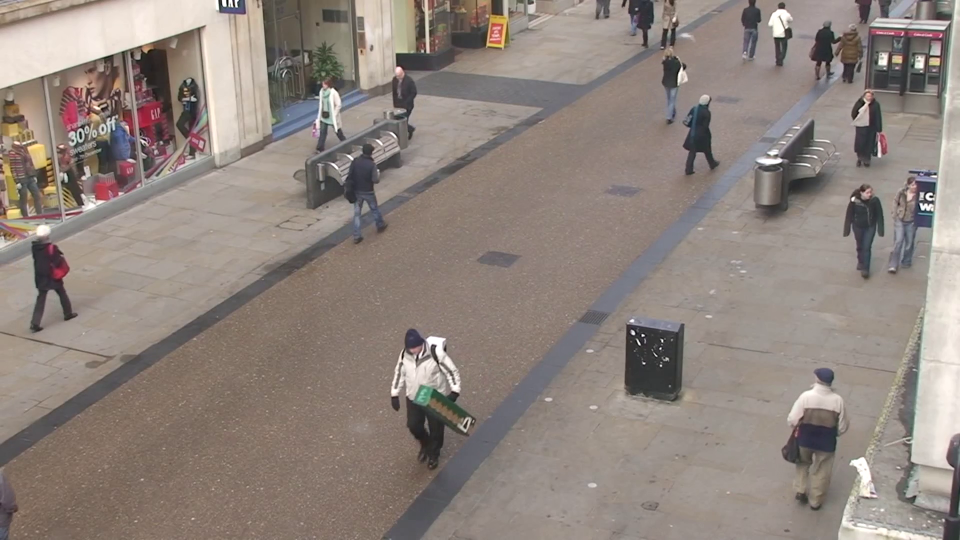
#> input picture frame 10 of optical flow approximation/data/input.mp4, 1920 x 1080 px, given in place of 2.mp4, which was not available (shown at 1/2 size)
$ jupyter execute --allow-errors Untitled.ipynb   (text cells are left out)
#> lines starting #> are read from the running program, lines starting #| are printed output that depends on the picture; after the words box and inside, x2 and y2 are one past the last pixel; in counts of white or black regions, pixels touching at a corner belong together; pictures that were not available may be replaced by others from this repository, and a replacement may not be noted
[cell 1]
import cv2

def resize_video(video_path, output_path):
#> called with video_path = './data/2.mp4', output_path = './data/resized_input.mp4'
    cap = cv2.VideoCapture(video_path)

    # Get original video dimensions
    width = int(cap.get(cv2.CAP_PROP_FRAME_WIDTH))
    height = int(cap.get(cv2.CAP_PROP_FRAME_HEIGHT))

    # Create a VideoWriter object to save the resized video
    fourcc = cv2.VideoWriter_fourcc(*'mp4v')
    out = cv2.VideoWriter(output_path, fourcc, cap.get(cv2.CAP_PROP_FPS), (640, 640))

    while True:
        ret, frame = cap.read()
#> frame is the input picture: shape (1080, 1920, 3); mean B, G, R 125.4, 132.2, 143.2
        if not ret:
            break

        # Resize the frame
        frame = cv2.resize(frame, (640, 640))
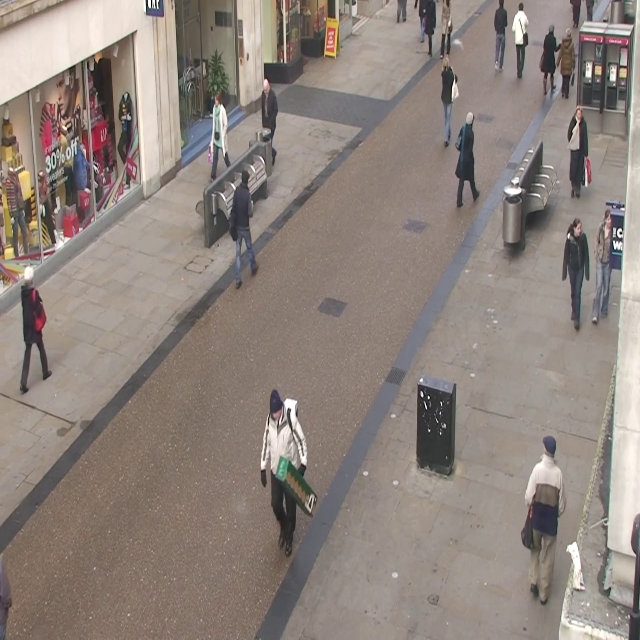
#> frame: shape (640, 640, 3); mean B, G, R 125.3, 132.1, 143.2

        # Write the resized frame to the output video
        out.write(frame)

        cv2.imshow('Resized Video', frame)
        if cv2.waitKey(1) & 0xFF == ord('q'):
#> (key q is pressed here)
            break

    cap.release()
    out.release()
    cv2.destroyAllWindows()

# Example usage
video_path = './data/2.mp4'
output_path = './data/resized_input.mp4'
resize_video(video_path, output_path)

[cell 2]
import cv2
import numpy as np
import pandas as pd

def analyze_optical_flow(video_path):
#> called with video_path = './data/resized_test.mp4'
    cap = cv2.VideoCapture(video_path)


    lk_params = dict(winSize=(15, 15), maxLevel=2, criteria=(cv2.TERM_CRITERIA_EPS | cv2.TERM_CRITERIA_COUNT, 10, 0.03))


    ret, prev_frame = cap.read()
    prev_gray = cv2.cvtColor(prev_frame, cv2.COLOR_BGR2GRAY)
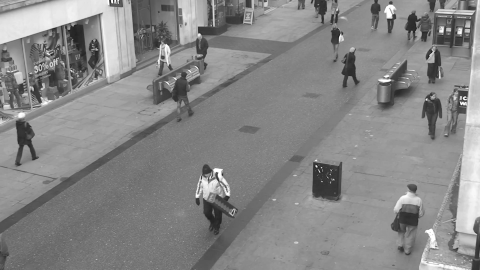
#> prev_gray: shape (1080, 1920) (shown at 1/4 size); min 0, max 255, mean 134.6
    prev_points = cv2.goodFeaturesToTrack(prev_gray, mask=None, maxCorners=100, qualityLevel=0.3, minDistance=7, blockSize=7)
#> prev_points = 42 rows, first 8: [1285, 670], [1321, 731], [1267, 667], [1320, 697], [450, 11], [1865, 390], [871, 691], [1857, 393]

    data = []

    while True:
        ret, frame = cap.read()
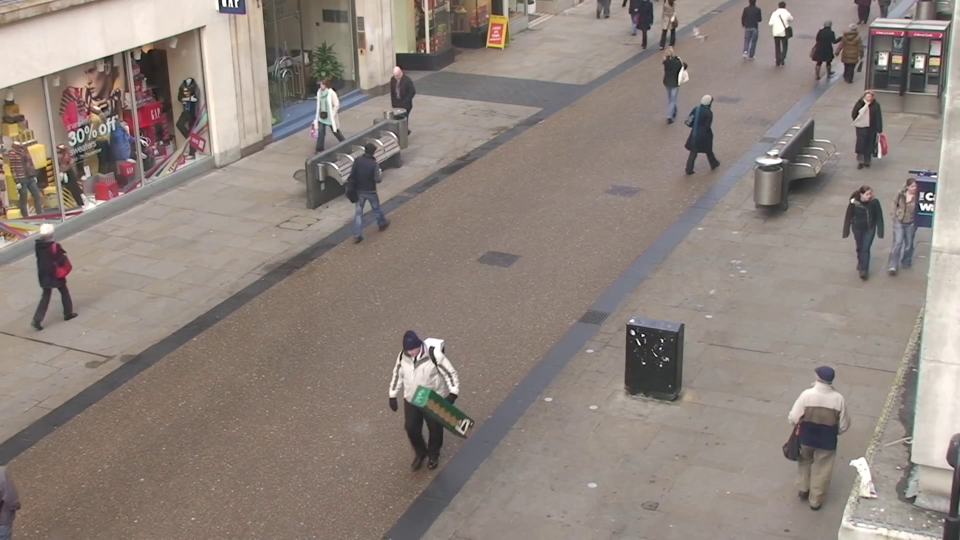
#> input picture frame 11 of optical flow approximation/data/input.mp4, 1920 x 1080 px, given in place of resized_test.mp4, which was not available (shown at 1/2 size)
#> frame is the input picture: shape (1080, 1920, 3); mean B, G, R 125.5, 132.2, 143.4
        if not ret:
            break


        gray = cv2.cvtColor(frame, cv2.COLOR_BGR2GRAY)


        points, status, _ = cv2.calcOpticalFlowPyrLK(prev_gray, gray, prev_points, None, **lk_params)
#> points = 42 rows, first 8: [1285, 670], [1321, 731], [1267, 667], [1320, 697], [450, 11], [1865, 390], [867.4, 694.7], [1857, 393]; status = 42 values from 1 to 1

        good_points = points[status == 1]
#> good_points = 42 pairs, first value 146 to 1878, second value 11 to 860.5

        flow_vectors = good_points - prev_points[status == 1]
#> flow_vectors = 42 pairs, first value -4.64 to 1.57, second value -1.94 to 4.51

        # Calculate magnitudes and angles of flow vectors
        magnitudes = np.linalg.norm(flow_vectors, axis=1)
#> magnitudes = 42 values, max 5.99 at index 41, min 0 at index 7, mean 1.02
        angles = np.arctan2(flow_vectors[:, 1], flow_vectors[:, 0])
#> angles = 42 values, max 3.05 at index 37, min -2.92 at index 3, mean 1.15


        for i in range(len(good_points)):
            data.append([prev_points[i][0][0], prev_points[i][0][1], magnitudes[i], angles[i]])
#> this loop made 42 passes
#> after the loop, data = 42 items, first 6: [1285, 670, 0.0127, -2.28], [1321, 731, 0.00394, 3], [1267, 667, 0.0295, 2.71], [1320, 697, 0.0135, -2.92], [450, 11, 0.000437, -1.85], [1865, 390, 0.000613, 3.04]


        for (x, y), (dx, dy) in zip(good_points.reshape(-1, 2), flow_vectors):
            center = (int(x), int(y))  # Ensure center coordinates are integers
            cv2.circle(frame, center, 2, (0, 255, 0), -1)
            cv2.arrowedLine(frame, center, (int(x + dx), int(y + dy)), (0, 255, 0), 1)
#> this loop made 42 passes
#> (x, y, dx, dy, center) on passes 1, 2, 3, 4, 5, 6, 7, 9: (1285, 670, -0.0083, -0.00958, (1284, 669)), (1321, 731, -0.00391, 0.000549, (1320, 731)), (1267, 667, -0.0267, 0.0125, (1266, 667)), (1320, 697, -0.0132, -0.00293, (1319, 696)), (450, 11, -0.000122, -0.00042, (449, 10)), (1865, 390, -0.00061, 6.1e-05, (1864, 390)), (867.4, 694.7, -3.58, 3.67, (867, 694)), (1851, 419, -0.0237, 0.0222, (1850, 419))
#> frame: shape (1080, 1920, 3); 0.03% of pixels changed, all inside (x1, y1, x2, y2) = (143, 8, 1880, 866)


        cv2.imshow('Optical Flow', frame)
        if cv2.waitKey(1) & 0xFF == ord('q'):
#> (key q is pressed here)
            break


        prev_gray = gray.copy()
        prev_points = good_points.reshape(-1, 1, 2)


    df = pd.DataFrame(data, columns=['x', 'y', 'magnitude', 'angle'])
#> df = table of 42 rows and 4 columns

    cap.release()
    cv2.destroyAllWindows()

    return df

# Example usage
video_path_vs = './data/resized_input.mp4'
video_path_danger = './data/resized_test.mp4'
optical_flow_danger = analyze_optical_flow(video_path_danger)
#> optical_flow_danger = table of 42 rows and 4 columns
optical_flow_non = analyze_optical_flow(video_path_vs)
#> the loop in analyze_optical_flow (call 2), `for i in range(len(good_points)):` made 42 passes
#> the loop in analyze_optical_flow (call 2), `for (x, y), (dx, dy) in zip(good_points.reshape(-1, 2), flow_vectors):` made 42 passes
#> (key Esc is pressed here)
#> in analyze_optical_flow (call 2), `prev_points = good_points.reshape(-1, 1, 2)`: prev_points has the same summary as points
#> optical_flow_non = table of 168 rows and 4 columns

[cell 3]
def Length(data):
    import numpy as np
    x=data['x']*data['x']
    y=data['y']*data['y']
    su=np.sqrt(x+y)
    data['Length']=su
    return data

[cell 4]
optical_flow_danger
#> Out = table of 42 rows and 4 columns

[cell 5]
optical_flow_danger=Length(optical_flow_danger)
#> optical_flow_danger = table of 42 rows and 5 columns

[cell 6]
optical_flow_danger[optical_flow_danger['x']>=640]
#> Out = table of 30 rows and 5 columns

[cell 7]
optical_flow_non[optical_flow_non['x']>=640]
#> Out = table of 120 rows and 4 columns

[cell 8]
optical_flow_non= Length(optical_flow_non)
#> optical_flow_non = table of 168 rows and 5 columns

[cell 9]
optical_flow_danger
#> Out = table of 42 rows and 5 columns

[cell 10]
optical_flow_non
#> Out = table of 168 rows and 5 columns

[cell 11]
import matplotlib.pyplot as plt

[cell 12]
plt.plot(optical_flow_danger['Length'])
plt.title('Danger - State Data')
plt.show()
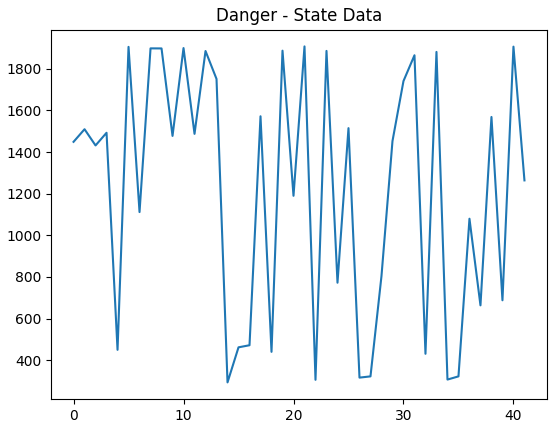
#> figure drawn by matplotlib, 1 panel; curve peaks at x = 21, y = 1907.6

[cell 13]
plt.plot(optical_flow_non['Length'][:1600])
plt.title('Non - State Data')
plt.show()
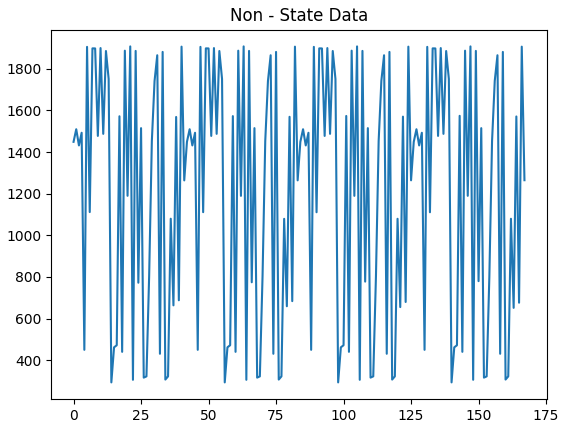
#> figure drawn by matplotlib, 1 panel; curve peaks at x = 21, y = 1907.6

[cell 14]
plt.plot(optical_flow_danger['magnitude'])
plt.title('Danger - State Data')
plt.ylabel('Magnitude')
plt.show()
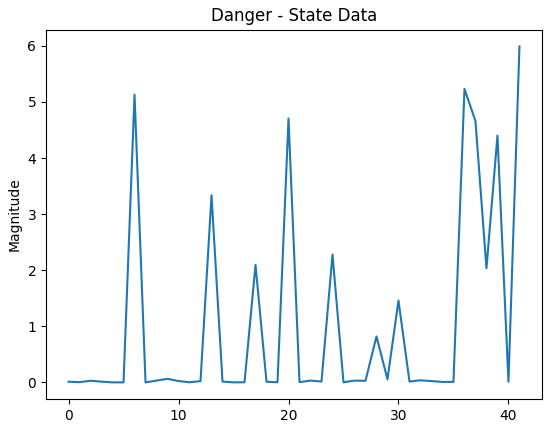
#> figure drawn by matplotlib, 1 panel; curve peaks at x = 41, y = 5.99

[cell 15]
plt.plot(optical_flow_non['magnitude'][:1600])
plt.title('Non - State Data')
plt.show()
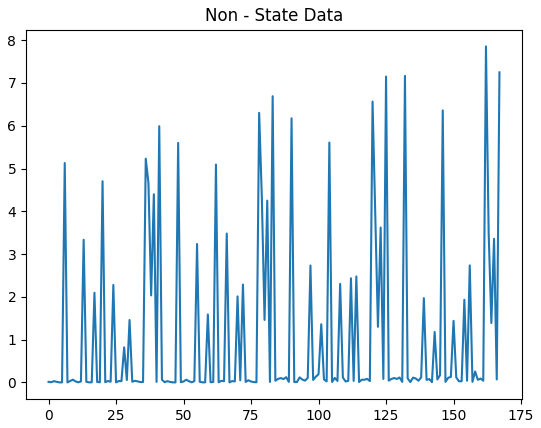
#> figure drawn by matplotlib, 1 panel; curve peaks at x = 162, y = 7.86

[cell 16]
plt.plot(optical_flow_danger['angle'])
plt.title('Danger - State Data')
plt.show()
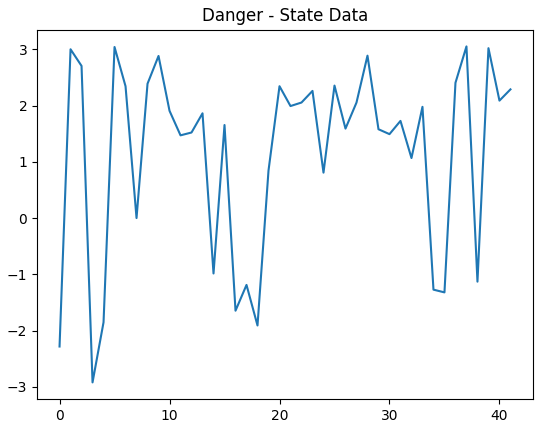
#> figure drawn by matplotlib, 1 panel; curve peaks at x = 37, y = 3.05

[cell 17]
plt.plot(optical_flow_non['angle'][:1600])
plt.title('Non - State Data')
plt.show()
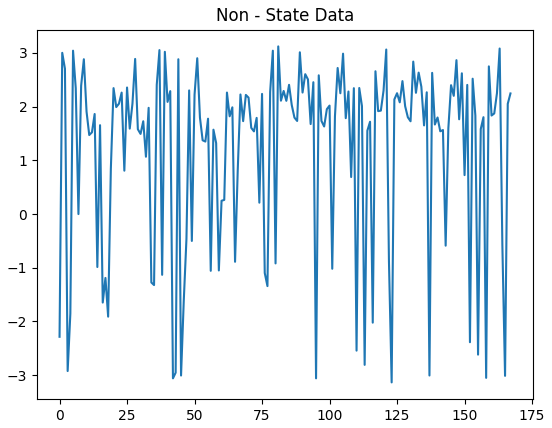
#> figure drawn by matplotlib, 1 panel; curve peaks at x = 81, y = 3.12

$ run again, starting later in the video
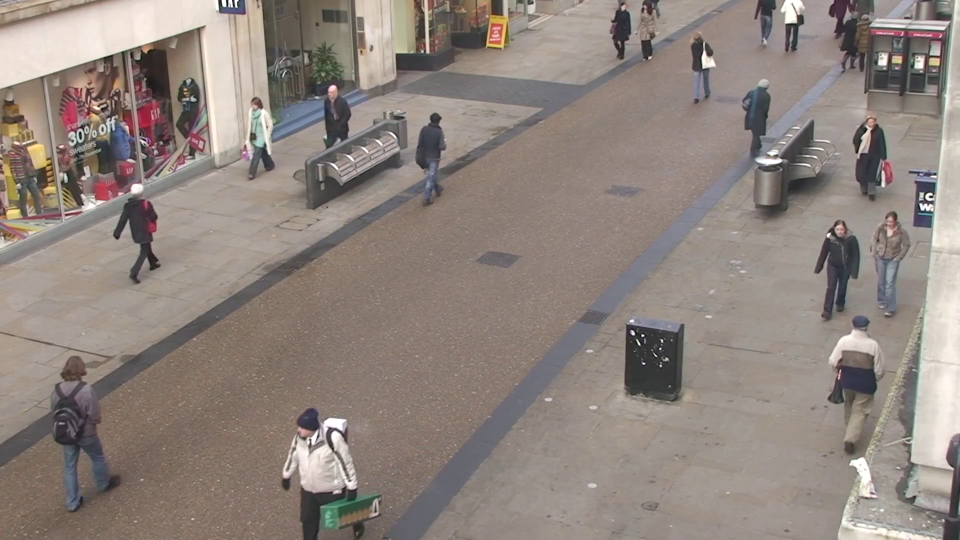
#> input picture frame 47 of optical flow approximation/data/input.mp4, 1920 x 1080 px, given in place of 2.mp4, which was not available (shown at 1/2 size)
#> in resize_video, frame is the input picture: shape (1080, 1920, 3); mean B, G, R 125.9, 132.4, 143.4
#> in analyze_optical_flow, `prev_points = cv2.goodFeaturesToTrack(prev_gray, mask=None, maxCorners..`: prev_points = 42 rows, first 8: [1285, 671], [1321, 732], [1267, 668], [1320, 697], [449, 12], [1865, 390], [1407, 135], [1287, 726]
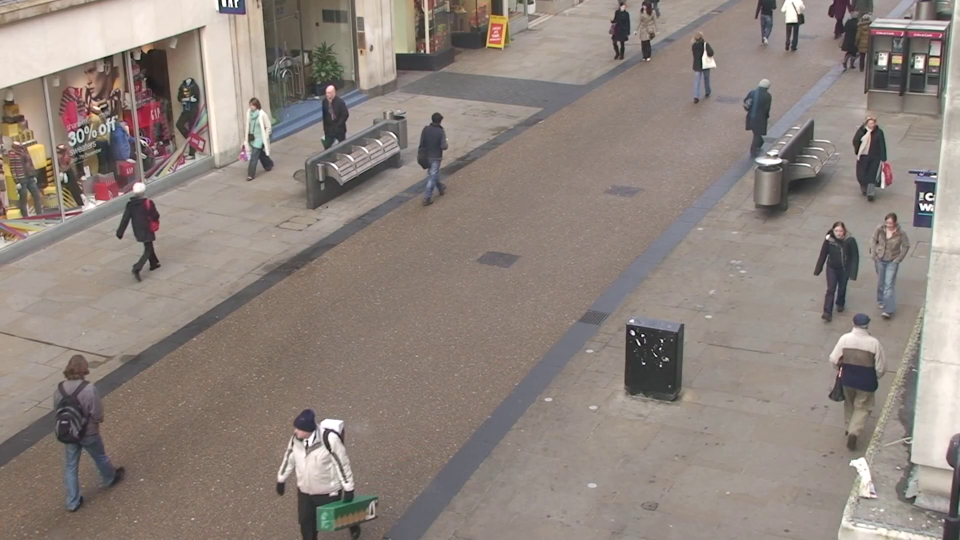
#> input picture frame 48 of optical flow approximation/data/input.mp4, 1920 x 1080 px, given in place of resized_test.mp4, which was not available (shown at 1/2 size)
#> in analyze_optical_flow, frame is the input picture: shape (1080, 1920, 3); mean B, G, R 125.6, 132.3, 143.1
#> points = 42 rows, first 8: [1285, 671], [1321, 732], [1267, 668], [1320, 697], [449, 11.88], [1865, 390], [1407.3, 135.4], [1287, 726]; status = 42 values from 1 to 1
#> good_points = 42 pairs, first value 145 to 1877, second value 11.88 to 962.6
#> flow_vectors = 42 pairs, first value -6.57 to 1.02, second value -1.64 to 3.52
#> magnitudes = 42 values, max 6.99 at index 29, min 4.32e-05 at index 41, mean 0.963
#> angles = 42 values, max 3.14 at index 7, min -3.08 at index 24, mean -0.468
#> the loop in analyze_optical_flow, `for i in range(len(good_points)):` made 42 passes
#> after the loop in analyze_optical_flow, `for i in range(len(good_points)):`: data = 42 items, first 6: [1285, 671, 0.0125, -2.98], [1321, 732, 0.0131, -1.81], [1267, 668, 6.1e-05, 1.57], [1320, 697, 0.00953, -1.19], [449, 12, 0.118, -1.73], [1865, 390, 0.0222, -1.63]
#> the loop in analyze_optical_flow, `for (x, y), (dx, dy) in zip(good_points.reshape(-1, 2), flow_vectors):` made 42 passes
#> (x, y, dx, dy, center) on passes 1, 2, 4, 5, 6, 7, 8, 9: (1285, 671, -0.0123, -0.00195, (1284, 670)), (1321, 732, -0.00317, -0.0128, (1320, 731)), (1320, 697, 0.00354, -0.00885, (1320, 696)), (449, 11.88, -0.0183, -0.117, (448, 11)), (1865, 390, -0.00134, -0.0222, (1864, 389)), (1407.3, 135.4, 0.265, 0.393, (1407, 135)), (1287, 726, -0.00061, 0, (1286, 726)), (1849, 419, 0.00452, -0.0203, (1849, 418))
#> df = table of 42 rows and 4 columns
#> the loop in analyze_optical_flow (call 2), `for i in range(len(good_points)):` made 42 passes
#> the loop in analyze_optical_flow (call 2), `for (x, y), (dx, dy) in zip(good_points.reshape(-1, 2), flow_vectors):` made 42 passes
#> in analyze_optical_flow (call 2), `prev_points = good_points.reshape(-1, 1, 2)`: prev_points has the same summary as points
#> `optical_flow_non = analyze_optical_flow(video_path_vs)`: optical_flow_non = table of 168 rows and 4 columns
#> `optical_flow_danger`: Out = table of 42 rows and 4 columns
#> `optical_flow_danger=Length(optical_flow_danger)`: optical_flow_danger = table of 42 rows and 5 columns
#> `optical_flow_danger[optical_flow_danger['x']>=640]`: Out = table of 28 rows and 5 columns
#> `optical_flow_non[optical_flow_non['x']>=640]`: Out = table of 111 rows and 4 columns
#> `optical_flow_non= Length(optical_flow_non)`: optical_flow_non = table of 168 rows and 5 columns
#> `optical_flow_danger`: Out = table of 42 rows and 5 columns
#> `optical_flow_non`: Out = table of 168 rows and 5 columns
#> `plt.show()`:
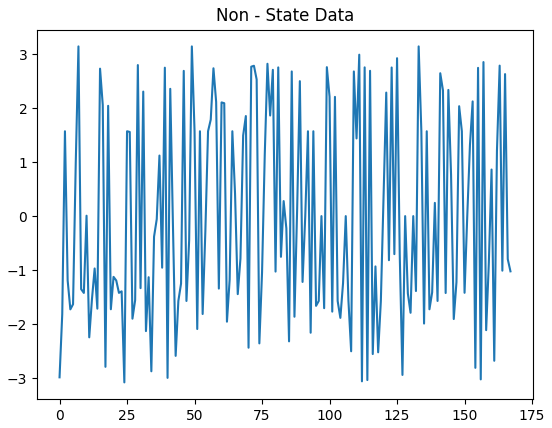
#> figure drawn by matplotlib, 1 panel; curve peaks at x = 7, y = 3.14
